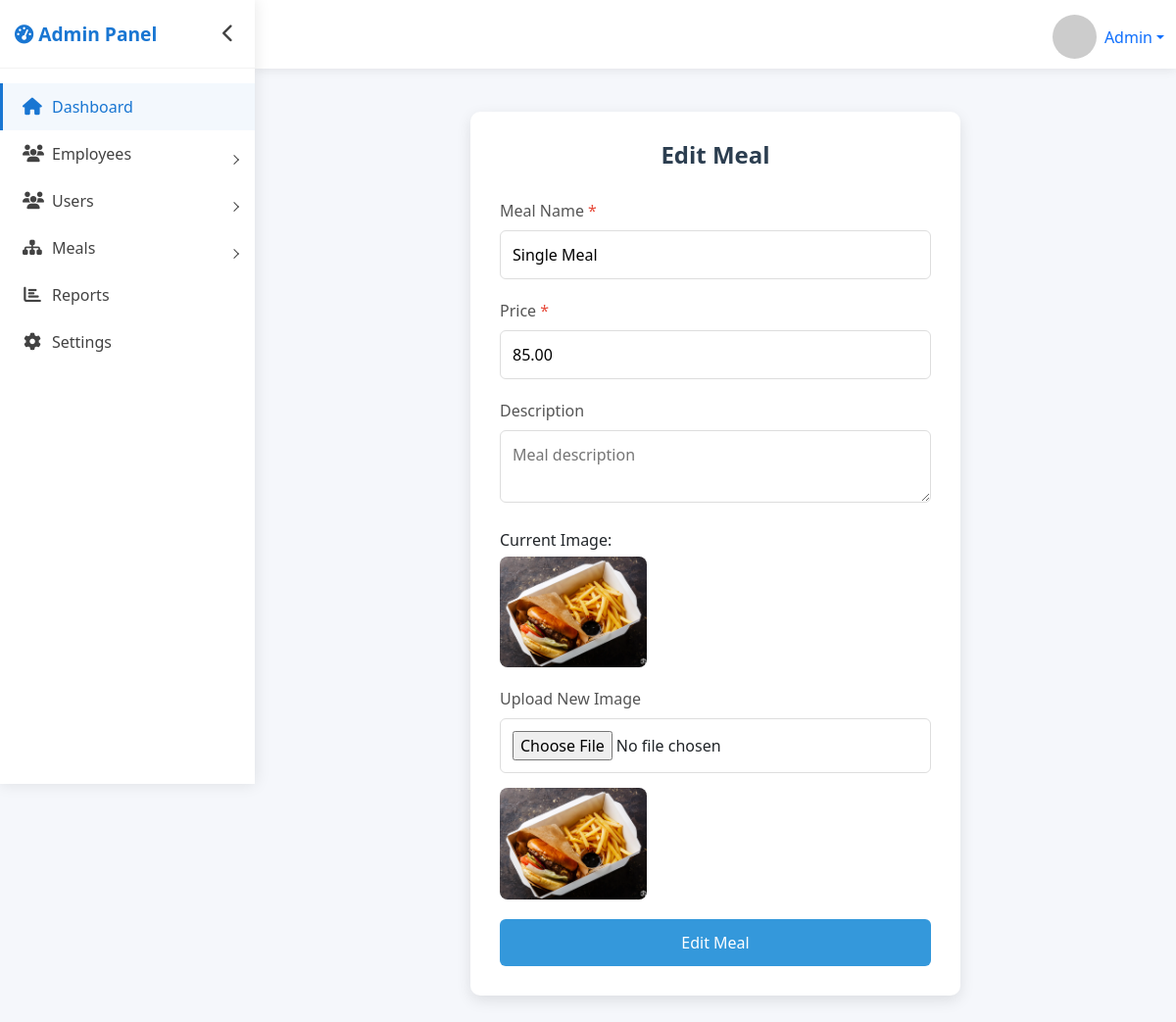
The page /food/admin/meals/crud/edit.php?id=1 on the database its author committed.
### tables this page shows
CREATE TABLE `meals` (
  `id` int(11) NOT NULL,
  `name` varchar(100) NOT NULL,
  `price` decimal(10,2) NOT NULL,
  `image` varchar(255) DEFAULT NULL,
  `rating` decimal(2,1) DEFAULT NULL,
  `is_dropped` tinyint(1) DEFAULT 0,
  `description` text DEFAULT NULL,
  `created_at` timestamp NOT NULL DEFAULT current_timestamp()
);

### food/admin/meals/crud/edit.php (the view, shortened to what this page needs)
<?php
include('../../connection/connection.php');
$meal   = null;
if ($_SERVER["REQUEST_METHOD"] == "GET" && isset($_GET['id'])) {
    $id = (int) $_GET["id"];
    $result = $connect->query("SELECT * FROM meals WHERE id=$id");
    $meal = $result->fetch(PDO::FETCH_ASSOC);
}
?>
<?php include ('../layouts/header.php'); ?>
<link rel="stylesheet" href="../layouts/form_style.css">
<div class="emp-form-container">
    <h1 class="emp-form-title">Edit Meal</h1>
<form method="post" action="../admin.php" id="employeeForm" enctype="multipart/form-data">
    <div class="emp-form-group">
        <label for="empName" class="emp-form-label emp-required">Meal Name</label>
        <input type="text" value="<?php echo htmlspecialchars($meal['name']); ?>"
               name="name" id="empName" class="emp-form-input"
               placeholder="Enter meal name" required>
    </div>
    <div class="emp-form-group">
        <label for="empPrice" class="emp-form-label emp-required">Price</label>
        <input type="number" value="<?php echo htmlspecialchars($meal['price']); ?>"
               name="price" id="empPrice" class="emp-form-input"
               placeholder="0.00" step="0.01" required>
    </div>
    <div class="emp-form-group">
        <label for="empDesc" class="emp-form-label">Description</label>
        <textarea name="desc" id="empDesc" class="emp-form-input"
                  placeholder="Meal description"><?php echo htmlspecialchars($meal['desc']); ?></textarea>
    </div>
    <div class="emp-form-group">
        <label>Current Image:</label><br>
        <?php if(!empty($meal['image'])){ ?>
            <img src="../images/<?php echo $meal['image']; ?>" alt="meal" width="150" style="border-radius:8px; margin-top:5px;">
        <?php } else { ?>
            <p>No image available</p>
        <?php } ?>
    </div>
    <div class="emp-form-group">
        <label for="mealImage" class="emp-form-label">Upload New Image</label>
        <input type="file" name="image" id="mealImage" class="emp-form-input" accept="image/*" onchange="previewImage(event)">
        <div style="margin-top:10px;">
        <img src="images/<?php echo $meal['image']; ?>" alt="meal" width="150" style="border-radius:8px; margin-top:5px;">
        </div>
    </div>
    <button type="submit" class="emp-form-btn">Edit Meal</button>
</form>
</div>
<?php include ("../layouts/footer.php"); ?>

### food/admin/layouts/admin_style.css (style rules this page uses)
:root { --primary: #1976d2; --primary-dark: #1565c0; --secondary: #424242; --light-bg: #f5f7fb; --sidebar-bg: #ffffff; --sidebar-width: 260px; --sidebar-collapsed: 70px; --header-height: 70px; --transition: all 0.3s ease; }
body { font-family: 'Segoe UI', Tahoma, Geneva, Verdana, sans-serif; background-color: var(--light-bg); overflow-x: hidden; }

### food/admin/layouts/form_style.css (style rules this page uses)
.emp-form-container { background: white; border-radius: 10px; box-shadow: 0 5px 15px rgba(0,0,0,0.1); padding: 30px; width: 100%; max-width: 500px; margin: 20px auto; }
.emp-form-title { color: #2c3e50; text-align: center; margin-bottom: 30px; font-size: 24px; font-weight: 600; }
.emp-form-group { margin-bottom: 20px; }
.emp-form-label { display: block; margin-bottom: 8px; color: #555; font-weight: 500; }
.emp-form-input, .emp-form-select { width: 100%; padding: 12px; border: 1px solid #ddd; border-radius: 6px; font-size: 16px; transition: border 0.3s; }
.emp-form-btn { width: 100%; padding: 12px; background: #3498db; color: white; border: none; border-radius: 6px; font-size: 16px; cursor: pointer; transition: background 0.3s; }
.emp-required::after { content: " *"; color: #e74c3c; }

### rows shown on the page
meals: name "Single Meal", price "85.00", image (picture)
